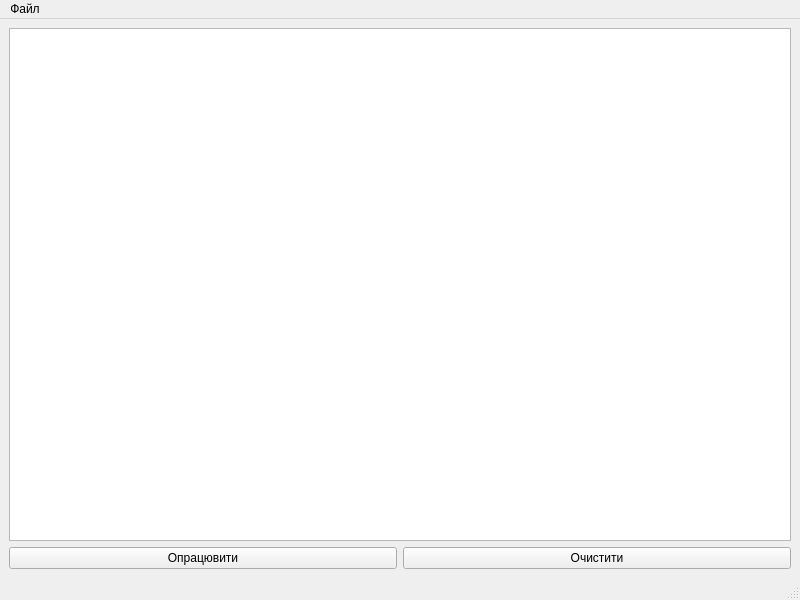
<?xml version="1.0" encoding="UTF-8"?>
<ui version="4.0">
 <class>MainWindow</class>
 <widget class="QMainWindow" name="MainWindow">
  <property name="geometry">
   <rect>
    <x>0</x>
    <y>0</y>
    <width>800</width>
    <height>600</height>
   </rect>
  </property>
  <property name="windowTitle">
   <string>MainWindow</string>
  </property>
  <property name="windowIcon">
   <iconset>
    <normaloff>radiation_sign.ico</normaloff>radiation_sign.ico</iconset>
  </property>
  <widget class="QWidget" name="centralwidget">
   <layout class="QGridLayout" name="gridLayout">
    <item row="1" column="0">
     <widget class="QPushButton" name="pushButton">
      <property name="text">
       <string>Опрацювити</string>
      </property>
      <property name="shortcut">
       <string>Ctrl+S</string>
      </property>
     </widget>
    </item>
    <item row="1" column="1">
     <widget class="QPushButton" name="pushButton_2">
      <property name="text">
       <string>Очистити</string>
      </property>
      <property name="shortcut">
       <string>Ctrl+Q</string>
      </property>
     </widget>
    </item>
    <item row="0" column="0" colspan="2">
     <widget class="QTextEdit" name="textEdit"/>
    </item>
   </layout>
  </widget>
  <widget class="QMenuBar" name="menubar">
   <property name="geometry">
    <rect>
     <x>0</x>
     <y>0</y>
     <width>800</width>
     <height>21</height>
    </rect>
   </property>
   <widget class="QMenu" name="menu">
    <property name="title">
     <string>Файл</string>
    </property>
    <addaction name="open_file"/>
    <addaction name="read_file"/>
   </widget>
   <addaction name="menu"/>
  </widget>
  <widget class="QStatusBar" name="statusbar"/>
  <action name="open_file">
   <property name="text">
    <string>Відкрити</string>
   </property>
   <property name="shortcut">
    <string>Ctrl+O</string>
   </property>
  </action>
  <action name="read_file">
   <property name="text">
    <string>Зчитати з файлу</string>
   </property>
   <property name="shortcut">
    <string>Ctrl+R</string>
   </property>
  </action>
 </widget>
 <resources/>
 <connections/>
</ui>
